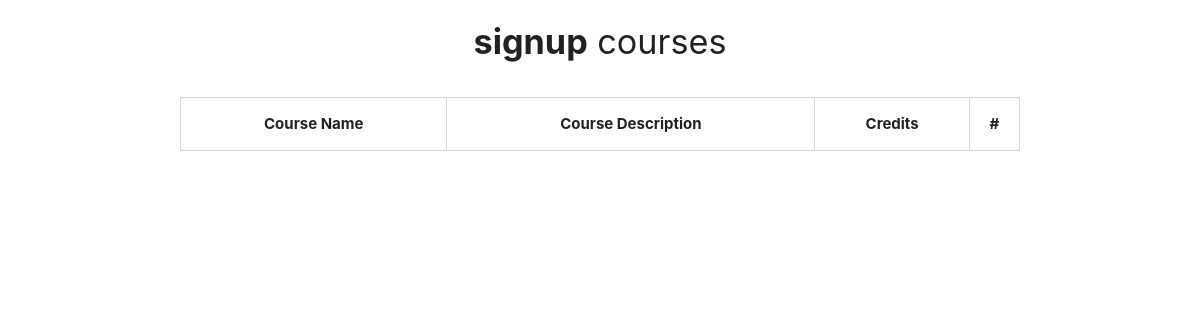
The app's page /professor/2/courses/, older data.
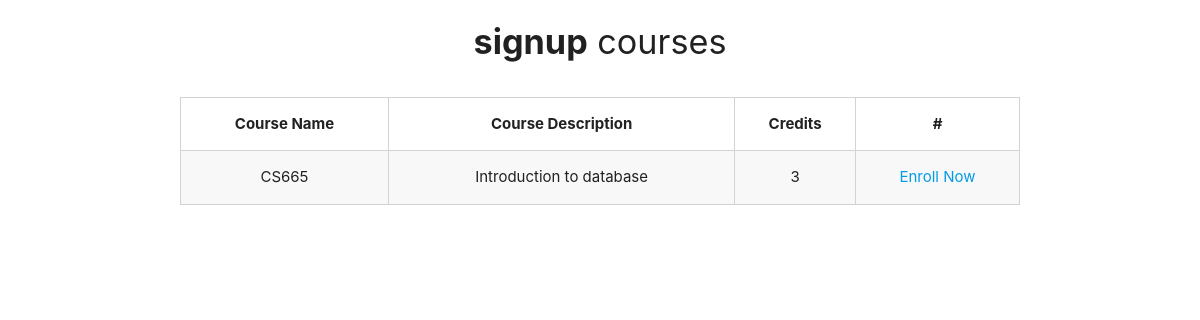
The same page, newer data.
### app/models.py (models this page shows)
class Course(models.Model):
    course_name = models.CharField(max_length=100)
    description = models.TextField()
    credits = models.IntegerField()
    professor = models.ForeignKey(Professor, on_delete=models.CASCADE)
    def __str__(self):
        return self.course_name

### app/views.py (the view)
# urls.py: path('professor/<int:professor_id>/courses/', professor_courses_for_students, name='professor_courses'),
def professor_courses_for_students(request, professor_id):
    professor = Professor.objects.get(pk=professor_id)
    courses = Course.objects.filter(professor=professor)
    print("professor_id",professor_id)
    print("courses")
    print(courses)
    return render(request, 'professor_courses_for_students.html', {'courses': courses, 'professor': professor})

### app/templates/professor_courses_for_students.html (shortened to what this page needs)
<!DOCTYPE html>
<html lang="en">
<head>
    <link rel="stylesheet" href="https://cdnjs.cloudflare.com/ajax/libs/materialize/1.0.0/css/materialize.min.css">
</head>
<body>
    <div class="container">
        <h4 class="center"><b>{{professor.first_name}}</b> courses</h4>
        <br>
        <table class="striped">
            <thead>
                <tr>
                    <th>Course Name</th>
                    <th>Course Description</th>
                    <th>Credits</th>
                    <th>#</th>
                </tr>
            </thead>
            <tbody>
                {% for course in courses %}
                <tr>
                    <td>{{ course.course_name }}</td>
                    <td>{{ course.description }}</td>
                    <td>{{ course.credits }}</td>
                    <td>
                        <a href="/enroll/{{course.pk}}/">Enroll Now</a>
                    </td>
                </tr>
                {% endfor %}
            </tbody>
        </table>
    </div>
</body>
</html>

Row changes from the older to the newer data that the page shows:
added Course: course_name "CS665", description "Introduction to database", credits "3"
